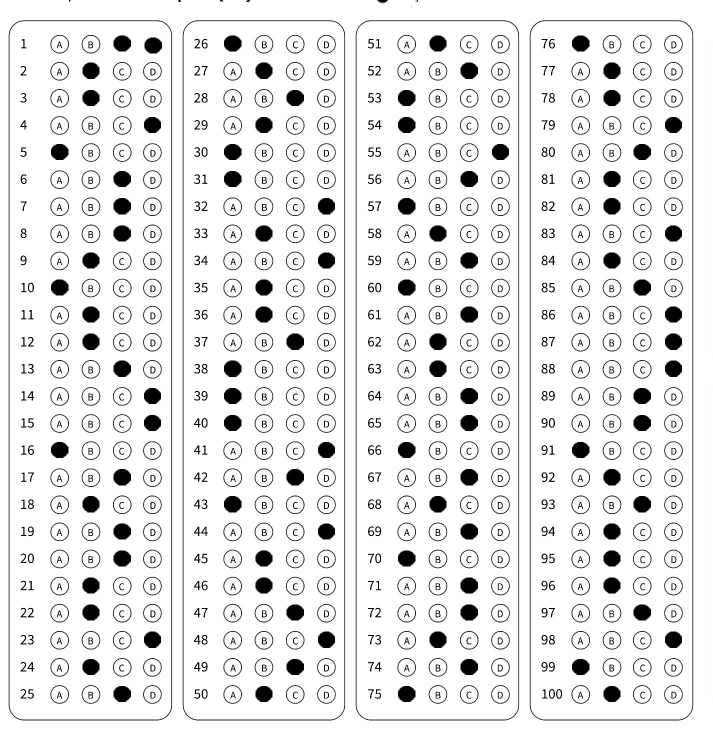
#> input picture Python OMR prototype1/test.jpg, 1426 x 1478 px, found by its file name (shown at 1/2 size)
$ python Crop_Image_Learning.py   (older library calls are emulated)
#> lines starting #> are read from the running program, lines starting #| are printed output that depends on the picture; after the words box and inside, x2 and y2 are one past the last pixel; in counts of white or black regions, pixels touching at a corner belong together
#imutlis learning
from scipy.spatial import distance as dist
from imutils import perspective
from imutils import contours
import numpy as np
import imutils
import cv2

IMAGE_PATH = r"C:\Users\pam-s\Desktop\NSHPAM\work\OMR 50k\Python OMR prototype1\test.jpg"
#5.png
#unknown (1).png
#real.jpg
#measure1.jpeg

questions = 25
choices = 5

image = cv2.imread(IMAGE_PATH)
#> image is the input picture: shape (1478, 1426, 3); min 0, max 255, mean 231.1
#image = cv2.resize(image,(700,700))
gray = cv2.cvtColor(image, cv2.COLOR_BGR2GRAY)
blur = cv2.GaussianBlur(gray, (7, 7), 0)

edged = cv2.Canny(blur, 50, 100)
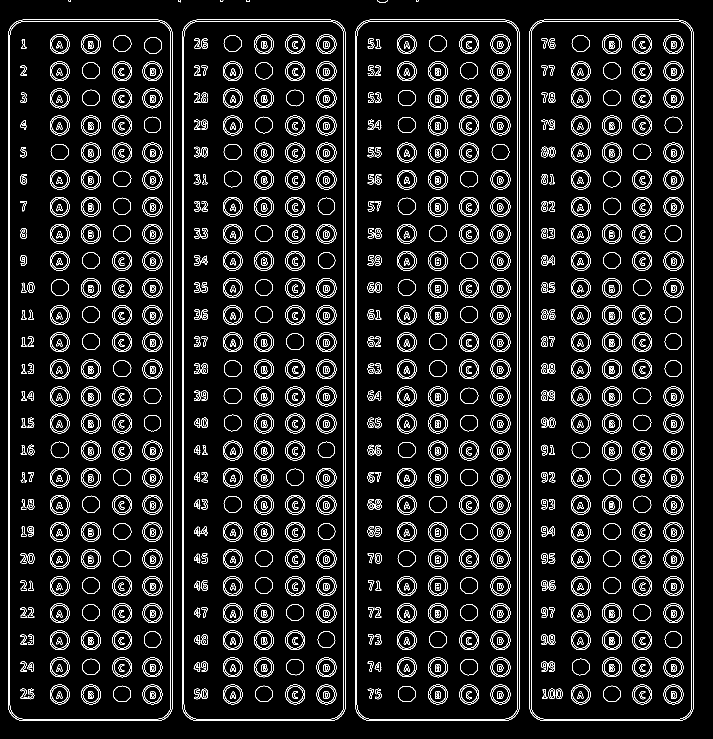
#> edged: shape (1478, 1426) (shown at 1/2 size); 7.3% white in thin lines or dots
edged = cv2.dilate(edged, None, iterations=1) #has to be binary image(black and white only)
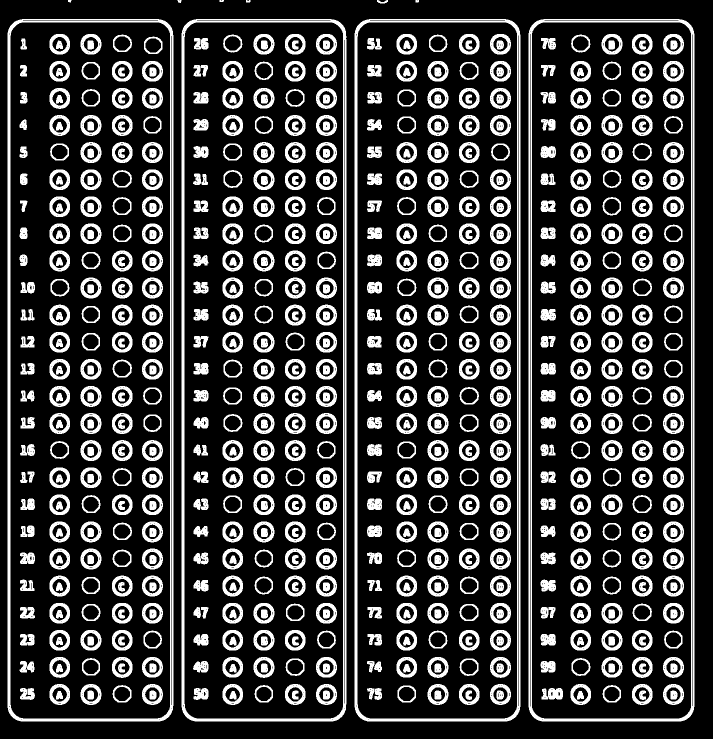
#> edged: shape (1478, 1426) (shown at 1/2 size); 22.3% white; 823 white regions, largest, box (x1, y1, x2, y2) and area: (15, 38, 347, 1443) 20588, (709, 38, 1041, 1443) 20586, (1057, 38, 1389, 1443) 20582
edged = cv2.erode(edged, None, iterations=1)
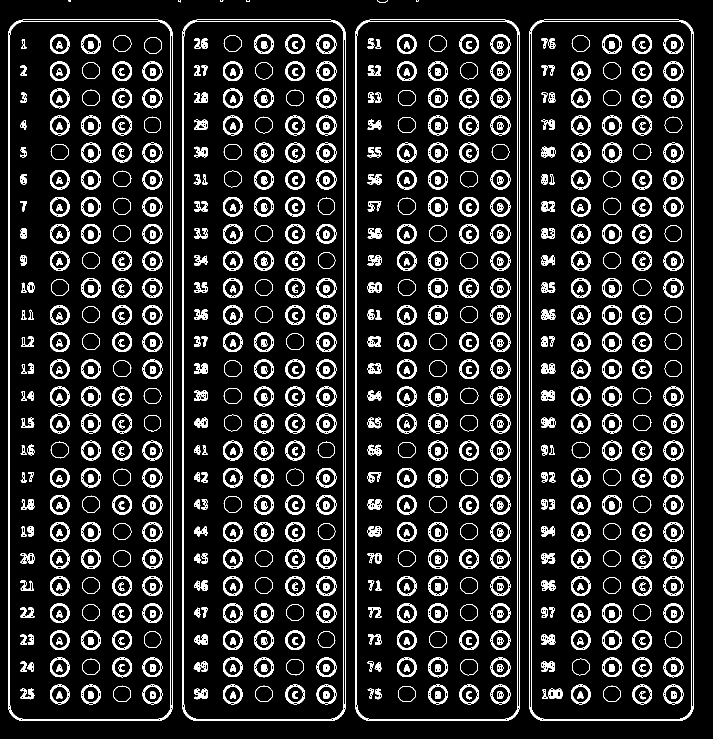
#> edged: shape (1478, 1426) (shown at 1/2 size); 12.3% white; 843 white regions (5 under 20 px)

cnts = cv2.findContours(edged.copy(), cv2.RETR_EXTERNAL,cv2.CHAIN_APPROX_SIMPLE)
#> cnts = 10 contours, 6 with area under 20; largest, box (x1, y1, x2, y2) and area: (16, 39, 346, 1442) 460386, (1058, 39, 1388, 1442) 460382, (710, 39, 1040, 1442) 460382, (364, 39, 692, 1442) 457563
cnts = imutils.grab_contours(cnts)#เอามาเฉพาะcnts

cnts = contours.sort_contours(cnts)[0]
#> cnts = 10 contours, 6 with area under 20; largest, box (x1, y1, x2, y2) and area: (16, 39, 346, 1442) 460386, (710, 39, 1040, 1442) 460382, (1058, 39, 1388, 1442) 460382, (364, 39, 692, 1442) 457563
#print('Contour found :',len(cnts[0])) #มีซ้ำ
corner = []

'''def drawGrid(img,choices=5,questions=25):
    secW = int(img.shape[1]/choices)
    secH = int(img.shape[0]/questions)
    for i in range (26):
        point1 = (0,secH*(i))
        point2 = (img.shape[1],secH*(i))
        point3 = (secW * i, 0)
        point4 = (secW*i,img.shape[0])
        cv2.line(img, point1, point2, (255, 255, 0),2)#horizontal
        cv2.line(img, point3, point4, (255, 255, 0),2)#vertical

    return img'''

'''def splitBoxes(img):
    rows = np.vsplit(img,questions)
    boxes=[]
    for r in rows:
        cols= np.hsplit(r,choices)
        for box in cols:
            boxes.append(box)
    return boxes'''

'''def midpoint(ptA, ptB):
  return ((ptA[0] + ptB[0]) * 0.5, (ptA[1] + ptB[1]) * 0.5)'''

count = 0
ROI_number = 0

for c in cnts:
  count+=1
  if cv2.contourArea(c) < 100:
    continue

  orig = image.copy()
  box = cv2.minAreaRect(c)#กำหนดพิกัดมา 4 พิกัดเพื่อให้รูปมันฟิต
  box = cv2.cv.BoxPoints(box) if imutils.is_cv2() else cv2.boxPoints(box)
  box = np.array(box, dtype="int")

  box = perspective.order_points(box)
  # [5 lines of commented-out code are left out]
  '''cv2.drawContours(orig, [box.astype("int")], -1, (0, 255, 64), 2)

  for (x, y) in box:
    cv2.circle(orig, (int(x), int(y)), 5, (0, 255, 64), -1)#จุดสี่มุม tl>>>tr>>>br>>>bl
  (tl, tr, br, bl) = box

  pt1 = list(tl)
  pt2 = list(tr)
  pt3 = list(bl)#topleft topright
  pt4 = list(br)
  corner = [pt1,pt2,pt3,pt4]'''
  #print(pt1)
  #print(corner)
  y1 = int(box[0][1])
  y2 = int(box[2][1])
  x1 = int(box[0][0])
  x2 = int(box[1][0])
  cropped_image = orig[y1:y2, x1:x2]
  thres_crop_img = cv2.threshold(cropped_image,170,255,cv2.THRESH_BINARY_INV)[1]
# cropped__img = img[y1:y2, x1:x2]

  #boxes = splitBoxes(thres_crop_img)
  #cv2.rectangle(image, (x, y), (x + w, y + h), (36,255,12), 2)
  '''blur2 = cv2.GaussianBlur(thres_crop_img, (7, 7), 0)
  edged2 = cv2.Canny(blur2, 50, 100)
  edged2 = cv2.dilate(edged2, None, iterations=1) #has to be binary image(black and white only)
  edged2 = cv2.erode(edged2, None, iterations=1)
  cnts2= cv2.findContours(edged2.copy(), cv2.RETR_EXTERNAL,cv2.CHAIN_APPROX_SIMPLE)
  cnts2 = cnts2[0] if len(cnts2) == 2 else cnts2[1]'''
  #cnts2 = imutils.grab_contours(cnts2)#เอามาเฉพาะcnts

  '''(cnts2, _) = contours.sort_contours(cnts)
  for c2 in cnts2:

    thresh_original = thres_crop_img.copy()
    box2 = cv2.minAreaRect(c2)#กำหนดพิกัดมา 4 พิกัดเพื่อให้รูปมันฟิต
    box2 = cv2.cv.BoxPoints(box2) if imutils.is_cv2() else cv2.boxPoints(box2)
    box2 = np.array(box2, dtype="int")

    box2 = perspective.order_points(box2)

    cv2.drawContours(thresh_original, [box2.astype("int")], -1, (0, 255, 64), 2)

    for (a, b) in box2:
      cv2.circle(orig, (int(a), int(b)), 5, (0, 255, 64), -1)'''

  '''ROI = thres_crop_img[y:y+h, x:x+w]
  cv2.imshow('image_ROI',ROI)
  cv2.waitKey()'''

  #drawGrid(cropped_image)
#[startY:endY,startX,endX]


  '''picture1 = np.float32(corner)

  height,width = orig.shape[0],orig.shape[1]//4
  picture2 = np.float32([[0,0] , [width,0] , [0,height] , [width,height]])
  matrix = cv2.getPerspectiveTransform(picture1,picture2)
  output = cv2.warpPerspective(orig,matrix,(width,height))
  print(output.shape[0],output.shape[1]) #[0] height, [1], width'''


  cv2.imshow("Original", orig)
  # [4 lines of commented-out code are left out]
  cv2.imshow("Output",thres_crop_img)
  cv2.waitKey(0)
#> this loop made 10 passes
#> (box, x1, x2) on passes 1, 4, 7, 10: ([[16, 39], [345, 39], [345, 1441], [16, 1441]], 16, 345), ([[364, 39], [691, 39], [691, 1441], [364, 1441]], 364, 691), ([[710, 39], [1039, 39], [1039, 1441], [710, 1441]], 710, 1039), ([[1058, 39], [1387, 39], [1387, 1441], [1058, 1441]], 1058, 1387)
#> pass 1, `cropped_image = orig[y1:y2, x1:x2]`:
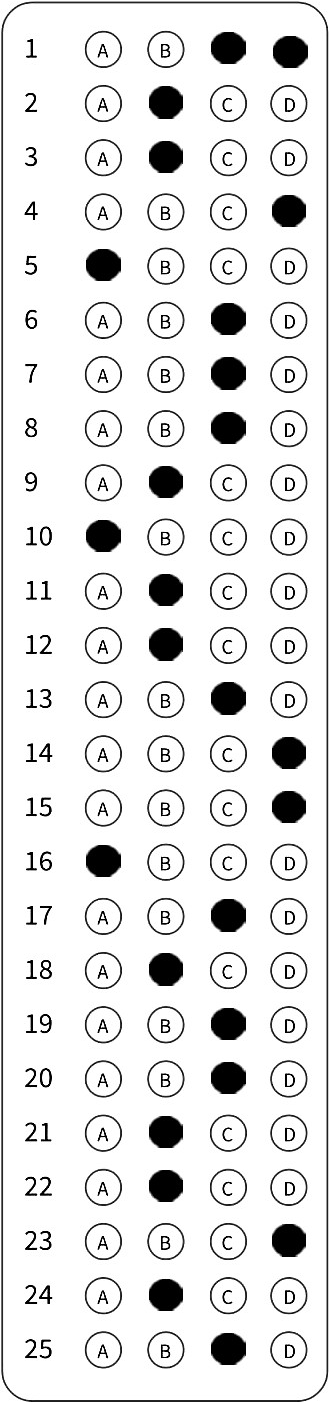
#> cropped_image: shape (1402, 329, 3); min 0, max 255, mean 227.9
#> pass 1, `thres_crop_img = cv2.threshold(cropped_image,170,255,cv2.THRESH_BINARY..`:
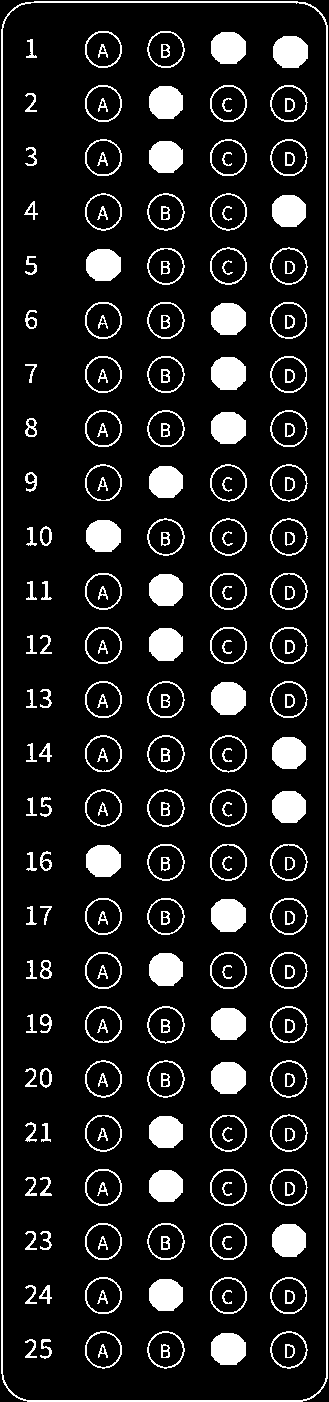
#> thres_crop_img: shape (1402, 329, 3); 11.9% white; 216 white regions, largest, box (x1, y1, x2, y2) and area: (1, 1, 328, 1402) 6776, (211, 357, 246, 390) 964, (211, 899, 246, 932) 963
#> after the loop:
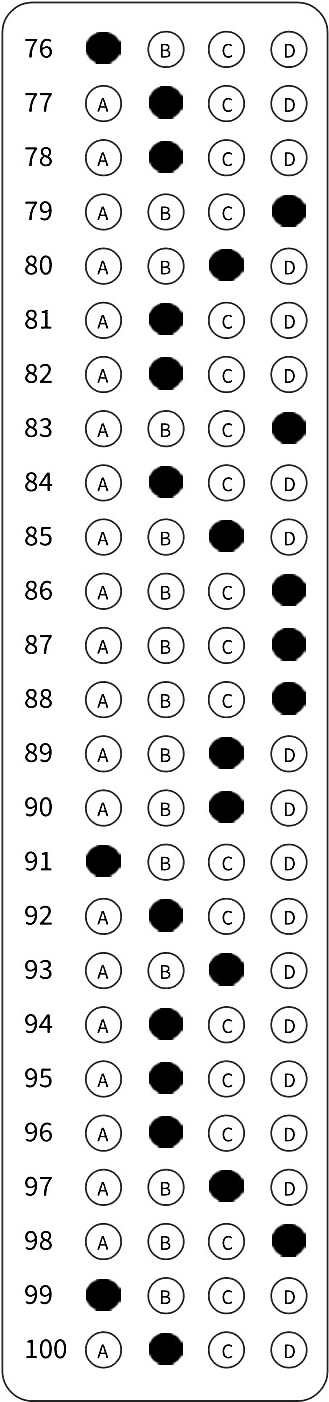
#> cropped_image: shape (1402, 329, 3); min 0, max 255, mean 227.6
#> after the loop, count = 10
print('finish')

$ run again, with Python OMR prototype1/design1.png saved as Python OMR prototype1/test.jpg
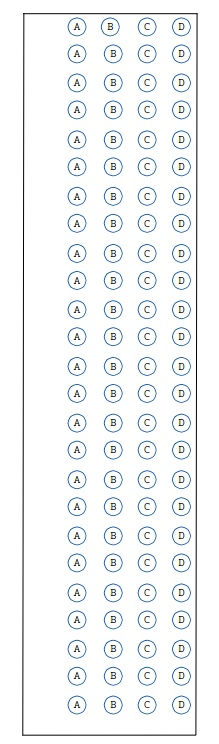
#> input picture Python OMR prototype1/design1.png, 219 x 744 px, found by its file name
#> image is the input picture: shape (744, 219, 3); mean B, G, R 245.7, 244.6, 242.5
#> `edged = cv2.erode(edged, None, iterations=1)`:
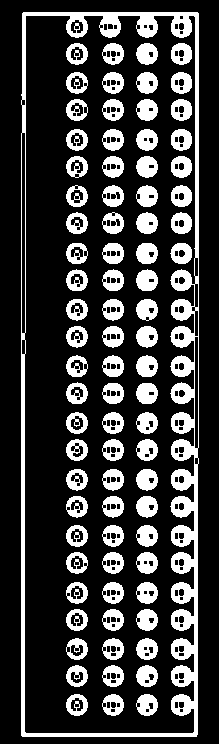
#> edged: shape (744, 219); 23.5% white; 81 white regions
#> cnts = 1 contour; box (x1, y1, x2, y2) and area: (21, 12, 199, 737) 127749
#> the loop `for c in cnts:` made 1 pass
#> (count, box, y1, y2, x1, x2) on pass 1: (1, [[21, 12], [198, 12], [198, 736], [21, 736]], 12, 736, 21, 198)
#> pass 1, `thres_crop_img = cv2.threshold(cropped_image,170,255,cv2.THRESH_BINARY..`:
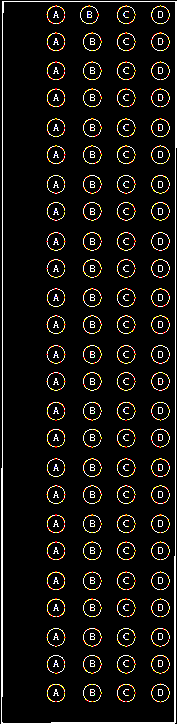
#> thres_crop_img: shape (724, 177, 3); mean B, G, R 15.1, 18.3, 20.7
#> after the loop `for c in cnts:`: count = 1
